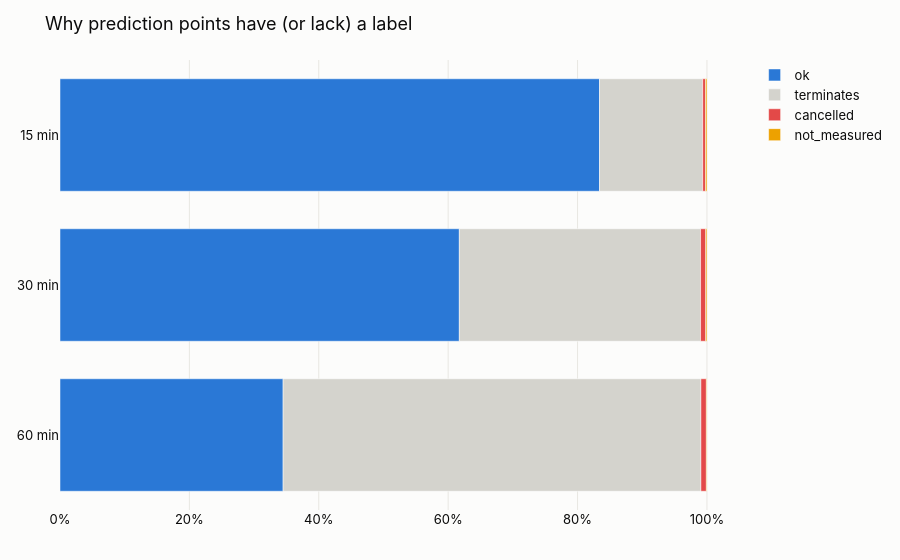

Notebook source saved alongside this figure:
### Code cell
# 1.2 Chart: label status by horizon
fig = px.bar(status, x="share", y=status["horizon_min"].astype(str) + " min", color="label_status",
             orientation="h", color_discrete_map=STATUS_COLORS,
             category_orders={"label_status": STATUSES}, hover_data={"n": ":,"},
             title="Why prediction points have (or lack) a label")
fig.update_layout(xaxis_tickformat=".0%", xaxis_title=None, yaxis_title=None, legend_title=None)
fig.show()

### Figure 1 — Plotly figure (JSON) as saved in the notebook; plotly's stock layout.template omitted (floating-point values rounded to 4 significant figures)
{"data": [{"customdata": [[2545031], [4555263], [6154352]], "hovertemplate": "label_status=ok<br>share=%{x}<br>y=%{y}<br>n=%{customdata[0]:,}<extra></extra>", "legendgroup": "ok", "marker": {"color": "#2a78d6", "pattern": {"shape": ""}}, "name": "ok", "orientation": "h", "showlegend": true, "textposition": "auto", "type": "bar", "x": [0.3449, 0.6173, 0.8339], "xaxis": "x", "y": ["60 min", "30 min", "15 min"], "yaxis": "y"}, {"customdata": [[4765754], [1176974], [2751730]], "hovertemplate": "label_status=terminates<br>share=%{x}<br>y=%{y}<br>n=%{customdata[0]:,}<extra></extra>", "legendgroup": "terminates", "marker": {"color": "#d4d3cd", "pattern": {"shape": ""}}, "name": "terminates", "orientation": "h", "showlegend": true, "textposition": "auto", "type": "bar", "x": [0.6458, 0.1595, 0.3729], "xaxis": "x", "y": ["60 min", "15 min", "30 min"], "yaxis": "y"}, {"customdata": [[62433], [58839], [31530]], "hovertemplate": "label_status=cancelled<br>share=%{x}<br>y=%{y}<br>n=%{customdata[0]:,}<extra></extra>", "legendgroup": "cancelled", "marker": {"color": "#e34948", "pattern": {"shape": ""}}, "name": "cancelled", "orientation": "h", "showlegend": true, "textposition": "auto", "type": "bar", "x": [0.00846, 0.007973, 0.004272], "xaxis": "x", "y": ["60 min", "30 min", "15 min"], "yaxis": "y"}, {"customdata": [[13961], [6575], [16937]], "hovertemplate": "label_status=not_measured<br>share=%{x}<br>y=%{y}<br>n=%{customdata[0]:,}<extra></extra>", "legendgroup": "not_measured", "marker": {"color": "#eda100", "pattern": {"shape": ""}}, "name": "not_measured", "orientation": "h", "showlegend": true, "textposition": "auto", "type": "bar", "x": [0.001892, 0.0008909, 0.002295], "xaxis": "x", "y": ["30 min", "60 min", "15 min"], "yaxis": "y"}], "layout": {"barmode": "relative", "legend": {"title": {}, "tracegroupgap": 0}, "title": {"text": "Why prediction points have (or lack) a label"}, "xaxis": {"anchor": "y", "domain": [0, 1], "tickformat": ".0%", "title": {}}, "yaxis": {"anchor": "x", "domain": [0, 1], "title": {}}}}
